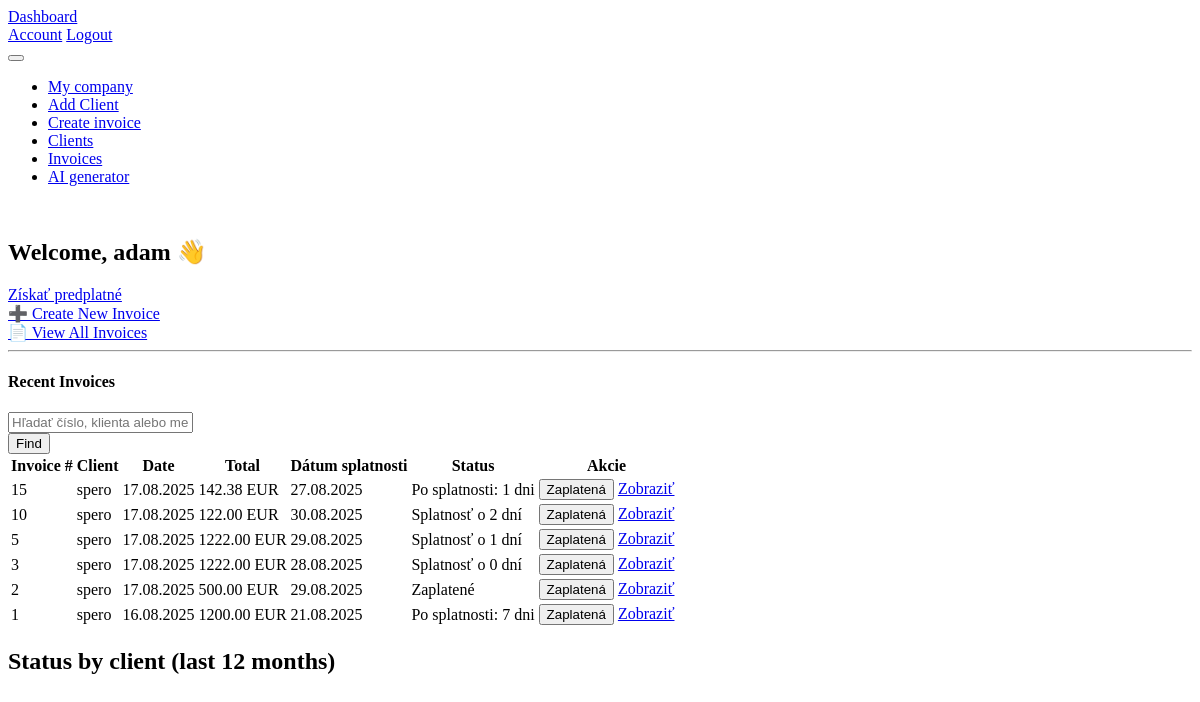
The page /dashboard (signed in) on the database as committed earlier.
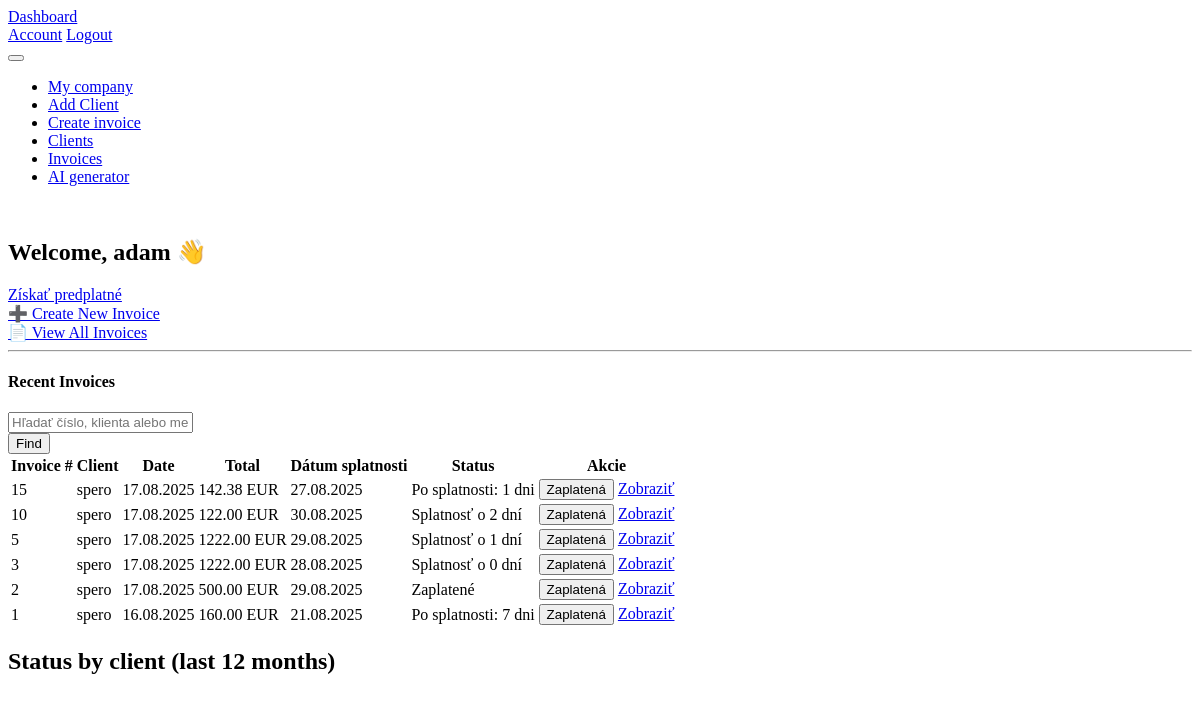
The same page on the database as committed later.
### models.py (models this page shows, shortened)
class Invoice(db.Model):
        __tablename__ = 'invoices'
        __table_args__ = (
        db.UniqueConstraint('user_id', 'invoice_number', name='uq_user_invoice'),
        )
        id = db.Column(db.Integer, primary_key=True)
        invoice_number = db.Column(db.String(50), nullable=False)
        date = db.Column(db.Date, nullable=False)
        due_date = db.Column(db.Date, nullable=False)
        user_id = db.Column(db.Integer, db.ForeignKey('users.id'), nullable=False)
        user = db.relationship('User', backref=db.backref('invoices', lazy=True))
        currency = db.Column(db.String(10), nullable=False)
        total_cost = db.Column(db.Float, nullable=False)  # Total cost calculated as quantity
        vat_rate = db.Column(db.Float, nullable=True, default=0.0)  # VAT rate in percentage
        client_id = db.Column(db.Integer, db.ForeignKey('clients.id'), nullable=False)
        company_id = db.Column(db.Integer, db.ForeignKey('companies.id'), nullable=False)  # Foreign key to the company
        company= db.relationship('Company', backref=db.backref('invoices', lazy=True))
        client = db.relationship('Client', backref=db.backref('invoices', lazy=True))
        items = db.relationship("InvoiceItem", back_populates="invoice", cascade="all, delete-orphan")
        created_at = db.Column(db.DateTime, default=datetime.now(timezone.utc))  # Timestamp when the invoice was created
        status = db.Column(db.Enum(InvoiceStatus, name="invoicestatus",
                           native_enum=False, validate_strings=True), nullable=False, default=InvoiceStatus.unpaid)
        pdf_path = db.Column(db.String(255), nullable=True)
        payment_method = db.Column(db.Enum(PaymentMethod, name="paymentmethod",
                                   native_enum=False, validate_strings=True), nullable=False, default=PaymentMethod.bank_transfer)
        @hybrid_property
        def is_overdue(self):
            return self.status == InvoiceStatus.unpaid and date.today() > self.due_date
        @hybrid_property
        def days_overdue(self):
            return (date.today() - self.due_date).days if self.is_overdue else 0
        @hybrid_property
        def days_until_due(self):
            return (self.due_date - date.today()).days if self.status == InvoiceStatus.unpaid else 0

class Client(db.Model):
        __tablename__ = 'clients'
        id = db.Column(db.Integer, primary_key=True)
        name = db.Column(db.String(100), nullable=False)
        ico = db.Column(db.String(20), nullable=False)
        dic = db.Column(db.String(20), nullable=False)
        street = db.Column(db.String(100), nullable=False)
        user_id = db.Column(db.Integer, db.ForeignKey('users.id'), nullable=False)
        user = db.relationship('User', backref=db.backref('clients', lazy=True))
        city = db.Column(db.String(50), nullable=False)
        zip_code = db.Column(db.String(20), nullable=False)
        country = db.Column(db.String(50), nullable=False)
        email = db.Column(db.String(100), nullable=False)
        phone = db.Column(db.String(20), nullable=False)
        iban = db.Column(db.String(34), nullable=False)
        bic = db.Column(db.String(11), nullable=False)
        is_vat_payer = db.Column(db.Boolean, default=False)
        ic_dph = db.Column(db.String(20), nullable=True)  # Optional field for VAT ID if the client is a VAT payer

### routes.py (the view, shortened to what this page needs)
@main.route('/dashboard')
@login_required
def dashboard():
    q = (request.args.get('q') or '').strip()
    query = (Invoice.query
             .join(Client, Client.id == Invoice.client_id)
             .filter(Invoice.user_id == current_user.id))
    invoices = (query
                .order_by(Invoice.date.desc(), Invoice.id.desc())
                .limit(10)             # <-- max 10
                .all())
    return render_template('dashboard.html',
                           invoices=invoices,
                           q=q,
                           InvoiceStatus=InvoiceStatus)

### templates/dashboard.html (shortened to what this page needs)
{% extends "base.html" %}
{% block content %}
<div class="container mt-5">
  <h2>Welcome, {{ current_user.username }} 👋</h2>
<a href="{{ url_for('main.create_checkout_session') }}" class="btn btn-success">Získať predplatné</a>
  <div class="row mt-4">
    <div class="col-md-6">
      <a href="{{ url_for('main.add_invoice') }}" class="btn btn-primary btn-lg w-100 mb-3">
        ➕ Create New Invoice
      </a>
    </div>
    <div class="col-md-6">
      <a href="{{ url_for('main.list_invoices') }}" class="btn btn-outline-secondary btn-lg w-100 mb-3">
        📄 View All Invoices
      </a>
    </div>
  </div>
  <hr>
  <h4 class="mt-4">Recent Invoices</h4>
<form method="get" class="row g-2 align-items-center mb-2">
  <div class="col-auto">
    <input type="text" class="form-control" name="q" placeholder="Hľadať číslo, klienta alebo menu" value="{{ q or '' }}">
  </div>
  <div class="col-auto">
    <button class="btn btn-primary" type="submit">Find</button>
  </div>
</form>
{% if invoices %}
  <div class="table-responsive" style="max-height:420px; overflow-y:auto;">
    <table class="table table-striped table-hover mb-0 table-sticky">
      <thead>
        <tr>
          <th>Invoice #</th>
          <th>Client</th>
          <th>Date</th>
          <th>Total</th>
          <th>Dátum splatnosti</th>
          <th>Status</th>
          <th>Akcie</th>
        </tr>
      </thead>
      <tbody>
        {% for invoice in invoices %}
        <tr>
          <td>{{ invoice.invoice_number }}</td>
          <td>{{ invoice.client.name }}</td>
          <td>{{ invoice.date.strftime('%d.%m.%Y') }}</td>
          <td>{{ "%.2f"|format(invoice.total_cost) }} {{ invoice.currency }}</td>
          <td>{{ invoice.due_date.strftime('%d.%m.%Y') }}</td>
          <td>
            {% if invoice.status == InvoiceStatus.paid %}
              <span class="badge bg-success">Zaplatené</span>
            {% elif invoice.is_overdue %}
              <span class="badge bg-danger">Po splatnosti: {{ invoice.days_overdue }} dni</span>
            {% else %}
              <span class="badge bg-warning">Splatnosť o {{ invoice.days_until_due }} dní</span>
            {% endif %}
          </td>
         <td class="text-nowrap">
          <form method="POST" action="{{ url_for('main.mark_invoice_paid', id=invoice.id) }}" style="display:inline;">
            <button type="submit" class="btn btn-sm btn-primary">
               Zaplatená
            </button>
          </form>
            <a href="{{ url_for('main.view_invoice', invoice_id=invoice.id) }}" class="btn btn-sm btn-primary">
               Zobraziť
            </a>
          </td>
        </tr>
        {% endfor %}
      </tbody>
    </table>
  </div>
{% else %}
  <div class="text-muted">Žiadne faktúry.</div>
{% endif %}
<h2>Status by client (last 12 months)</h2>
<div id="statusByClientWrap">
</div>
</div>
{% endblock %}

Rows that differ between the two databases and show on the page:
changed Invoice (number 6 of 6 on the later page): total_cost "1200.00" → "160.00"
